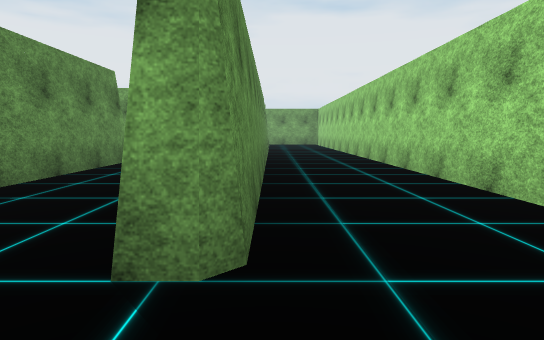
view 1 (above)

17 first-person views from a walk through a 3-D level made in the Unity game engine. The camera is 1.3 m above the floor, tilts 6° down and sees 75° across. The floor is counted in squares, 2 m on a side. Each view is taken from the middle of a square. On the plan, view 1 faces up. The plan holds only what a view shows up to about 10 squares ahead; the rest is blank. The place goes on beyond the plan. The player character is not drawn. Some surface patterns are stand-ins.

view 2
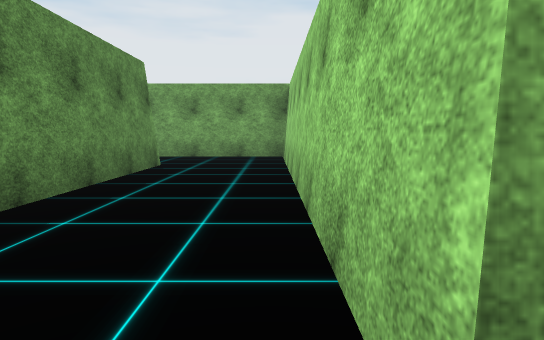

view 3
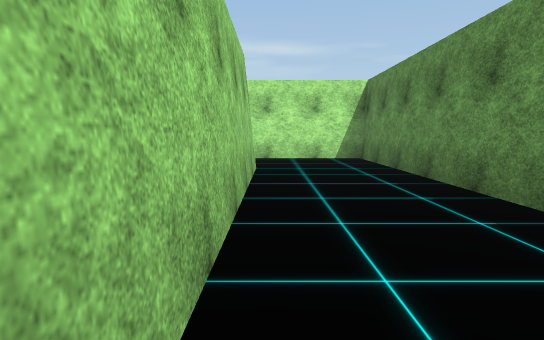

view 4
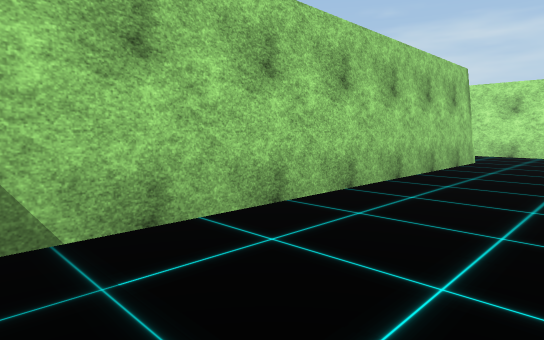

view 5
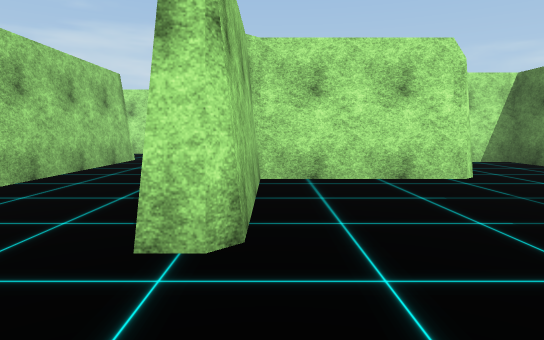

view 6
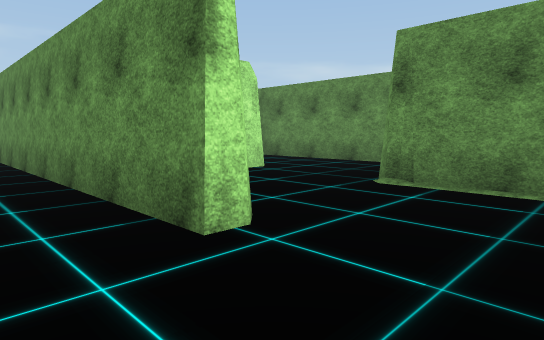

view 7
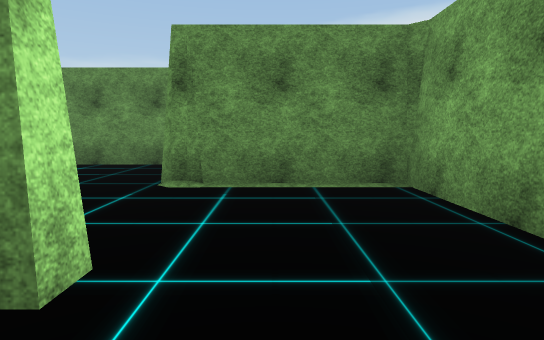

view 8
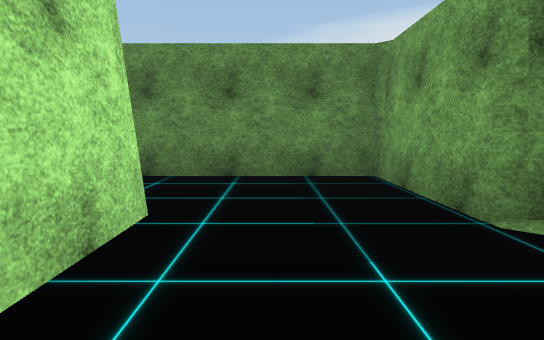

view 9
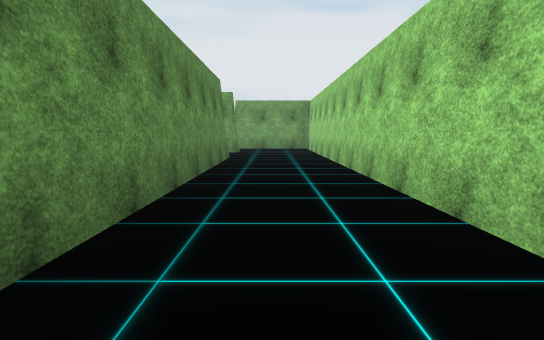

view 10
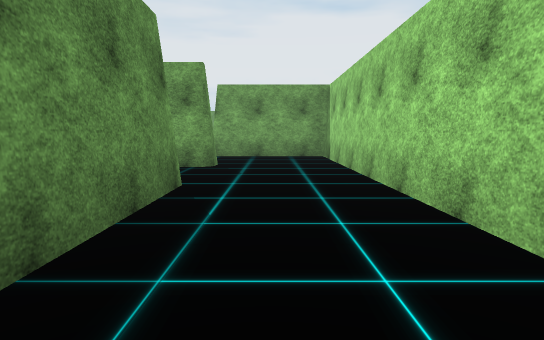

view 11
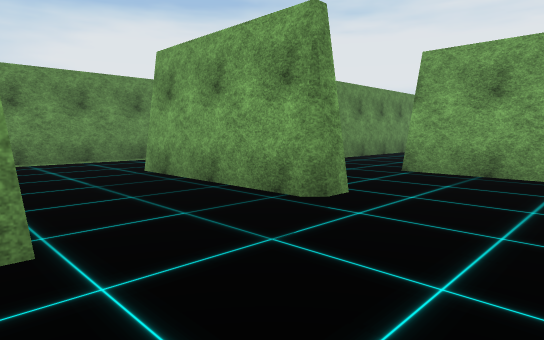

view 12
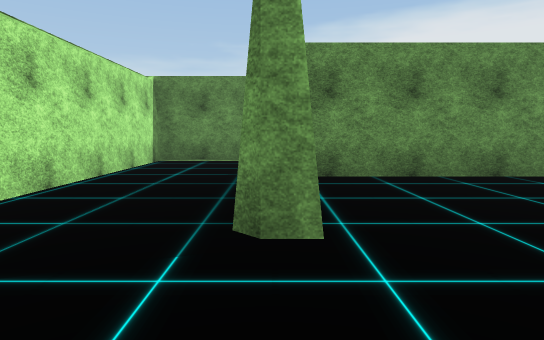

view 13
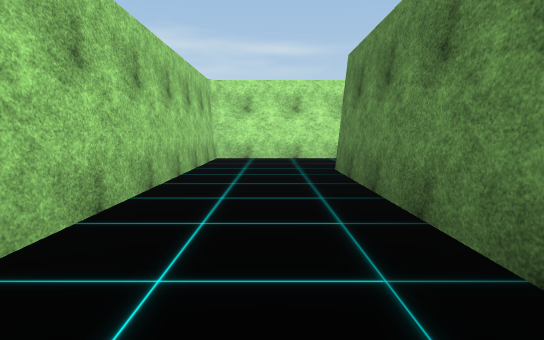

view 14
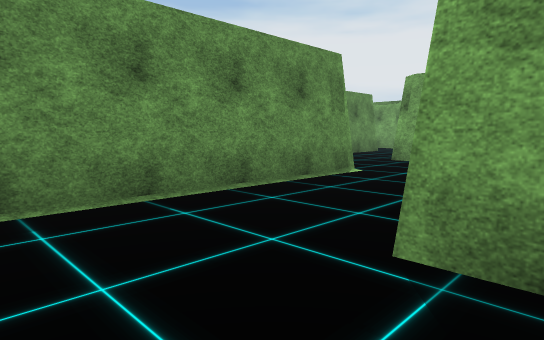

view 15
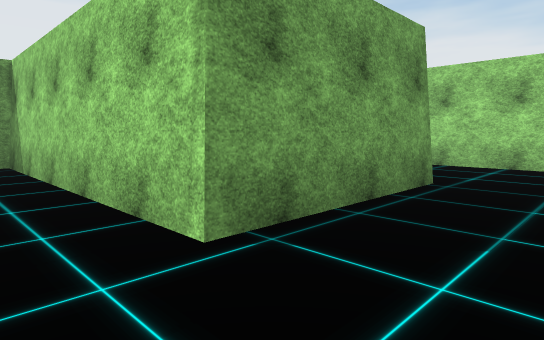

view 16
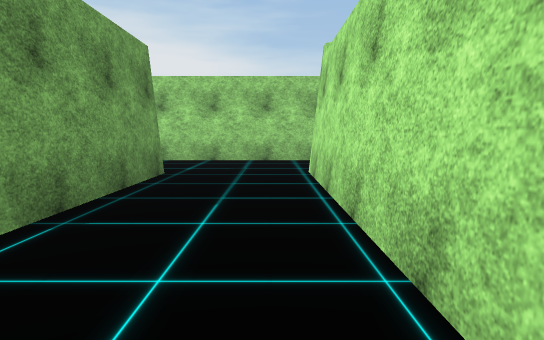

view 17
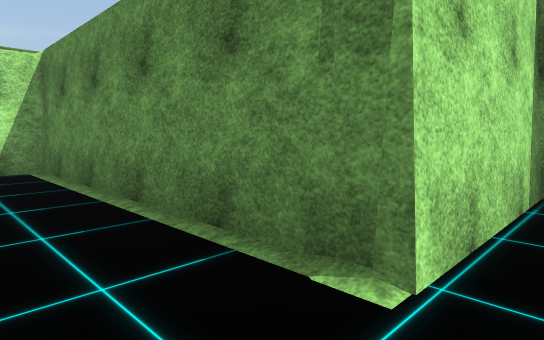

### Floor plan
Ten units are one square. View 1 is at (0, 0); x grows to the right and y downward. Boxes are objects, and circles mark ways between rooms. Rooms are numbered by the first view taken in them; rooms with no view inside come last. Other rooms are left out.
<svg viewBox="-99 -220 129 236">
<path fill="none" stroke="#000" d="M-38 -81 -33 -81 -33 11 6 11M-2 -16 -7 -16 -7 -107 -34 -107M-69 -50 -38 -50 -38 -81M-34 -107 -64 -107 -64 -76 -94 -76 -94 -54M-2 -174 -2 -168 -38 -168 -38 -215M-33 -211 -33 -175M-94 -204 -64 -204 -64 -143 -2 -143 -2 -16M6 11 25 11 25 -199 -8 -199"/>
<circle cx="-30" cy="-95" r="3" fill="#2a7"/>
<circle cx="0" cy="-5" r="3" fill="#2a7"/>
<text x="-20" y="-50">1</text>
<text x="-60" y="-80">2</text>
<text x="0" y="-140">3</text>
</svg>
Room 1 opens to room 2. Room 1 opens to room 3.

Where each view was taken, in squares from view 1:
view 1: 0 up, 0 right, facing up
view 2: 1 up, 1 left, facing up
view 3: 8 up, 1 left, facing down
view 4: 10 up, 3 left, facing down-right
view 5: 10 up, 4 left, facing down
view 6: 10 up, 2 left, facing down-left
view 7: 9 up, 2 left, facing left
view 8: 6 up, 4 left, facing left
view 9: 5 up, 1 right, facing up
view 10: 10 up, 1 right, facing up
view 11: 14 up, 2 right, facing up-left
view 12: 17 up, 2 right, facing left
view 13: 8 up, 1 right, facing down
view 14: 15 up, 3 left, facing up-left
view 15: 15 up, 5 left, facing up-right
view 16: 15 up, 6 left, facing right
view 17: 21 up, 5 left, facing down-left
